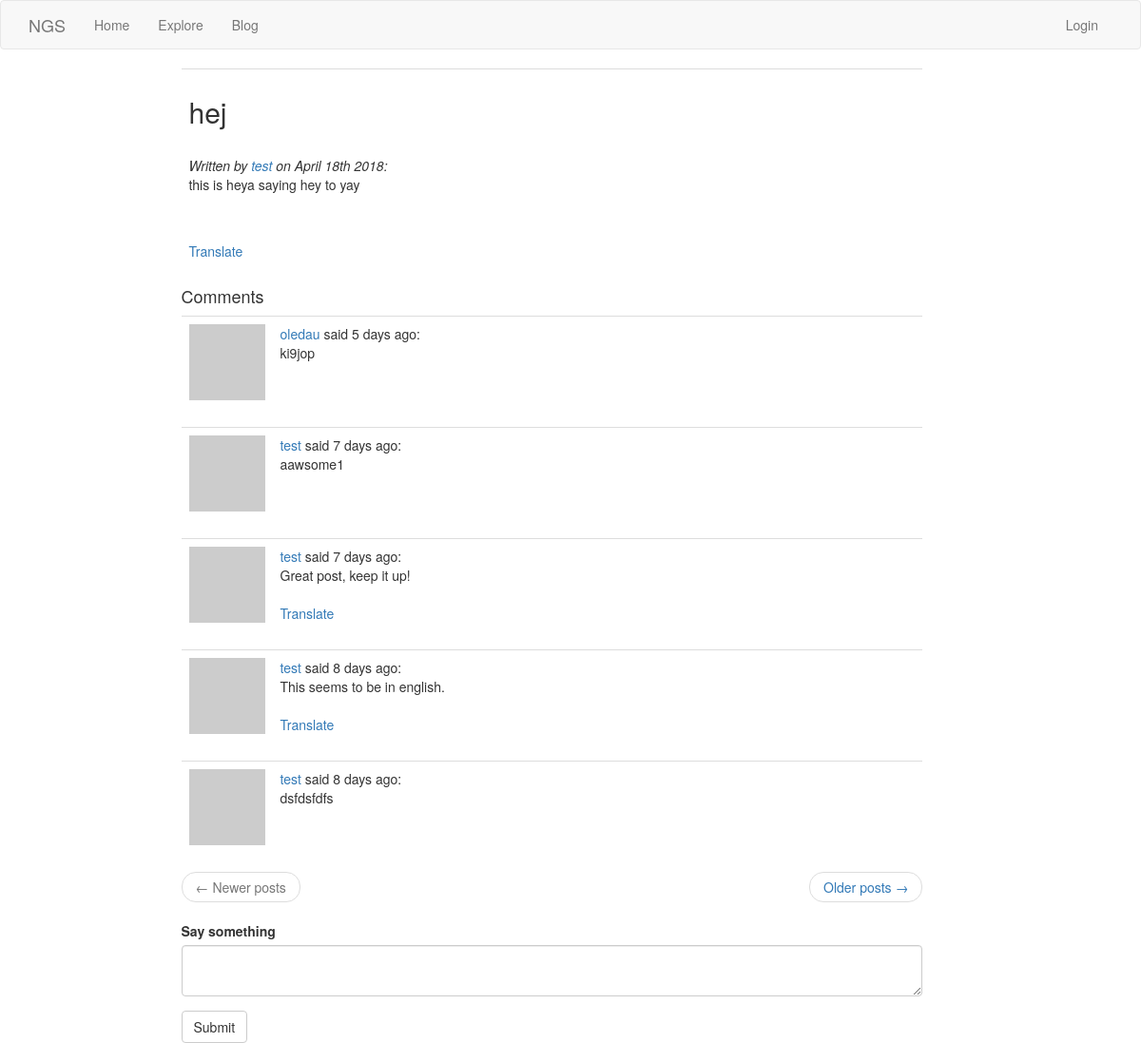
Page /blog/heya on the committed database.
### app/models.py (models this page shows, shortened)
class BlogPost(db.Model):
    __searchable__ = ['content']
    __table_args__ = {'extend_existing': True}
    id = db.Column(db.Integer, primary_key=True)
    title = db.Column(db.String(250), unique=True)
    slug = db.Column(db.String(250), unique=True)
    content = db.Column(db.String(250))
    user_id = db.Column(db.Integer, db.ForeignKey('user.id'))  # Foreign key in the user table.
    blog_comment = db.relationship('Post', backref='blog_post', lazy='dynamic') #NOTICE! that the class-tabel BlogPost in the Foreign key statement is referred to as blog_post, i.e. capital letters after first is convert to _lowercase and initial letter is converted to lowercase (without the underscore)
    timestamp = db.Column(db.DateTime, index=True, default=datetime.utcnow)
    published = db.Column(db.Boolean, default=True)
    language = db.Column(db.String(5))

class SearchableMixin(object):
    @classmethod
    def search(cls, expression, page, per_page):
        ids, total = query_index(cls.__tablename__, expression, page, per_page)
        if total == 0:
            return cls.query.filter_by(id=0), 0
        when = []
        for i in range(len(ids)):
            when.append((ids[i], i))
        return cls.query.filter(cls.id.in_(ids)).order_by(
            db.case(when, value=cls.id)), total

class Post(SearchableMixin, db.Model):
    __searchable__ = ['body']
    __table_args__ = {'extend_existing': True}  # Didn't work witout this, could be error with package:  https://stackoverflow.com/questions/27812250/sqlalchemy-inheritance-not-working and https://github.com/mitsuhiko/flask-sqlalchemy/issues/478
    id = db.Column(db.Integer, primary_key=True)
    body = db.Column(db.String(140))
    timestamp = db.Column(db.DateTime, index=True, default=datetime.utcnow)
    user_id = db.Column(db.Integer, db.ForeignKey('user.id'))  # Foreign key in the user table.
    blogpost_id = db.Column(db.Integer, db.ForeignKey('blog_post.id'))  # Foreign key in the user table.
    language = db.Column(db.String(5))

### app/blog/routes.py (the view, shortened to what this page needs)
@bp.route('/<slug>', methods=['GET', 'POST'])
def show_blog_post(slug):
    blog_post = BlogPost.query.filter_by(slug=slug).filter_by(published=True).first()
    page = request.args.get('page', 1, type=int)
    comments = Post.query.filter_by(blogpost_id=blog_post.id).order_by(Post.timestamp.desc()).paginate(
            page, current_app.config['POSTS_PER_PAGE'], False)
    next_url = url_for('blog.show_blog_post', page=comments.next_num, slug=slug) \
        if comments.has_next else None
    prev_url = url_for('blog.show_blog_post', page=comments.prev_num, slug=slug) \
        if comments.has_prev else None
    form = PostForm()
    return render_template('blog/show_blog_post.html',
                           blog_post=blog_post,
                           posts=comments.items,
                           form=form,
                           next_url=next_url,
                           prev_url=prev_url
                           )

### app/main/forms.py
class PostForm(FlaskForm):
    post = TextAreaField(_l('Say something'), validators=[
        DataRequired(), Length(min=1, max=140)])
    submit = SubmitField('Submit')

### app/models.py (called while the page is built)
    def avatar(self, size):
        digest = md5(self.email.lower().encode('utf-8')).hexdigest()
        return 'https://www.gravatar.com/avatar/{}?d=retro&s={}'.format(
            digest, size)

### app/templates/blog/show_blog_post.html
{% extends "base.html" %}
{% import 'bootstrap/wtf.html' as wtf %}
{% block app_content %}
{% include '_show_blog_post.html' %}
{% if posts %}
    <h4>{{ _('Comments') }}</h4>
    {% for post in posts %}
            {% include '_post.html' %}
    {% endfor %}
{% endif %}
<nav aria-label="...">
    <ul class="pager">
        <li class="previous{% if not prev_url %} disabled{% endif %}">
            <a href="{{ prev_url or '#' }}">
                <span aria-hidden="true">&larr;</span> {{ _('Newer posts') }}
            </a>
        </li>
        <li class="next{% if not next_url %} disabled{% endif %}">
            <a href="{{ next_url or '#' }}">
                {{ _('Older posts') }} <span aria-hidden="true">&rarr;</span>
            </a>
        </li>
    </ul>
</nav>
{% if form %}
    {{ wtf.quick_form(form) }}
    <br>
{% endif %}
{% endblock %}

### app/templates/_show_blog_post.html (shortened to what this page needs)
    <table class="table table-hover">
        <tr>
            <td>
                <h2>{{ blog_post.title }}</h2>
                <br>
                <i>
                    {{ _('Written by %(username)s on %(when)s', username=user_link, when=moment(blog_post.timestamp).format('MMMM Do YYYY')) }}:
                </i>
                <br>
                <span id="post{{ blog_post.id }}">{{ blog_post.content|markdown }}</span>
                {% if blog_post.language and blog_post.language != g.locale %}
                <br><br>
                <span id="translation{{ blog_post.id }}">
                    <a href="javascript:translate(
                                '#post{{ blog_post.id }}',
                                '#translation{{ blog_post.id }}',
                                '{{ blog_post.language }}',
                                '{{ g.locale }}');">{{ _('Translate') }}</a>
                </span>
                {% endif %}
            </td>
        </tr>
    </table>

### app/templates/_post.html (shortened to what this page needs)
    <table class="table table-hover">
        <tr>
            <td width="70px">
                <a href="{{ url_for('main.user', username=post.author.username) }}">
                    <img src="{{ post.author.avatar(70) }}" />
                </a>
            </td>
            <td>
                {{ _('%(username)s said %(when)s', username=user_link, when=moment(post.timestamp).fromNow()) }}:
                <br>
                <span id="post{{ post.id }}">{{ post.body }}</span>
                {% if post.language and post.language != g.locale %}
                <br><br>
                <span id="translation{{ post.id }}">
                    <a href="javascript:translate(
                                '#post{{ post.id }}',
                                '#translation{{ post.id }}',
                                '{{ post.language }}',
                                '{{ g.locale }}');">{{ _('Translate') }}</a>
                </span>
                {% endif %}
            </td>
        </tr>
    </table>

### app/templates/base.html (style rules this page uses)
* { box-sizing: border-box; }

### rows in the picture
BlogPost: title "hej", content "this is heya saying hey to yay"
Post: body "ki9jop"
Post: body "aawsome1"
Post: body "Great post, keep it up!"
Post: body "This seems to be in english."
Post: body "dsfdsfdfs"
